Frame 1 (no input): blank canvas, image omitted
Frame 60 (the mouse pressed at the canvas centre just before this capture): blank canvas, image omitted
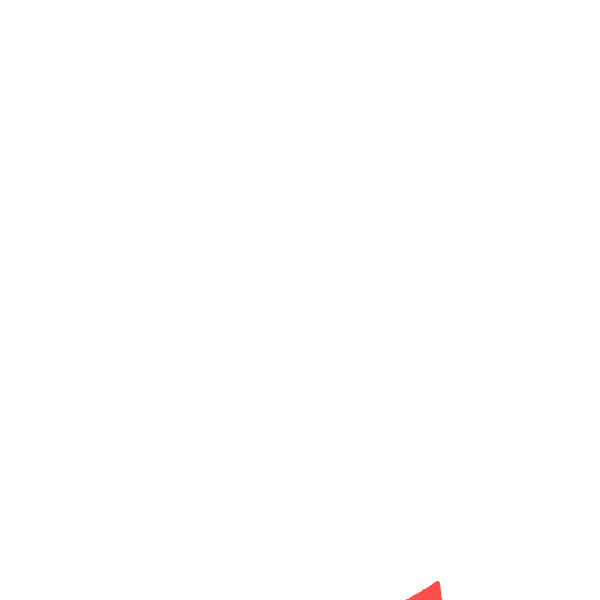
Frame 120 (the mouse held since frame 60 and released just before this capture)

The Processing sketch whose frames 1 and 60 were blank and that drew this single picture after the mouse press (run headless with seeded random() and noise(); from frame 60 on, the mouse is pressed at the canvas centre):

// Processing sketch: Vector_rotation_with_Class
// ── Vector_rotation_with_Class.pde
Funky f;
//ArrayList<Funky> f2 = new ArrayList<Funky>(10);
void setup() {
  size(600, 600);
  strokeWeight(5);
  surface.setLocation(0, 0);
  background(255);
  frameRate(12000);
  f = new Funky(new PVector(width/2, height/2), 20, 100);
  //for(int i = 0 ; i < f2.size(); i++){
  //  f2.add(new Funky(new PVector(width/2, height/2), 15, 50));
  //}
}
void draw() {
  colorMode(RGB, 255, 255, 255);
  //background(255);
  fill(255, 2);
  //rect(0, 0, width, height);
  //translate(width/2, height/2);
  //scale(map(mouseX,0,width, 0.0000001, 2));
  fill(255, 0, 0);
  //ellipse(width/2, height/2, 10, 10);
  //delay(1000);
  //noLoop();
  //for(Funky q : f2){
  //  q.show();
  //}
  //for(int i = 0 ; i < f2.size(); i++){
  //  f2.show();
  //}
  f.show();
}

// ── FunkyBoi.pde
//class Funky {
//  PVector position;
//  int child;
//  float parentR;
//  float a = 0;
//  float angle = random(3, 5);
//  Funky(PVector position, int child, float parentR) {
//    this.position = position;
//    this.child = child;
//    this.parentR = parentR;
//  }

//  void show() {
//    version3();
//  }


//  void version3() {
//    PVector temp = new PVector(sin(radians(-a))*parentR, cos(radians(-a))*parentR);
//    PVector temp2 = new PVector(position.x, position.y);
//    position.rotate(a);
//    stroke(18, 100, 100, 90);
//    line(temp2.x, temp2.y, position.x, position.y);
//    update();
//  }
//  void update() {
//    a += angle;
//    parentR *= 0.75;
//  }

//  void version1() {
//    colorMode(HSB, 360, 100, 100);
//    for (int i = 0; i < this.child; i++) {
//      PVector temp = new PVector(sin(radians(-a))*parentR, cos(radians(-a))*parentR);
//      PVector temp2 = new PVector(position.x, position.y);
//      position.add(temp);
//      stroke(i* 18, 100, 100, 90);
//      line(temp2.x, temp2.y, position.x, position.y);
//      //update();
//    }
//  }
//  //void update2() {
//  //  temp.upLine();
//  //}
//  void version2() {
//    colorMode(HSB, 360, 100, 100);
//    for (int i = 0; i < this.child; i++) {
//      liney temp = new liney(new PVector(sin(radians(-a))*parentR, cos(radians(-a))*parentR), random(10));
//      PVector temp2 = new PVector(position.x, position.y);
//      position.add(temp.origin);
//      stroke(i* 18, 100, 100, 90);
//      line(temp2.x, temp2.y, position.x, position.y);
//      textSize(20);
//      text(i, position.x, position.y );
//      temp.upLine();
//      //update2();
//    }
//  }
//}

// ── FunkyBoi2.pde
class Funky {
  float[] a;
  float[] angle;
  float angle2 =0.2;
  PVector position;
  int child;
  float parentR;
  Funky(PVector position, int child, float parentR) {
    this.position = position;
    this.child = child;
    this.parentR = parentR;
    a = new float[child];
    angle = new float[child];
    for (int i = 0; i < child; i ++) {
      a[i] = random(-5, 5);
      angle[i] = random(-0.5, 0.5);
      println(a[i]);
    }
  }

  void show() {
    version1();
  }

  void version1() {
    colorMode(HSB, 360, 100, 100);
    PVector temp3 = new PVector(position.x, position.y);
    float parentR2 = parentR;
    for (int i = 0; i < this.child; i++) {
      PVector temp = new PVector(sin(radians(-a[i]))*parentR2, cos(radians(-a[i]))*parentR2);
      PVector temp2 = new PVector(temp3.x, temp3.y);
      temp3.add(temp);
      //println(temp3.mag());
      //color c = color((i*18)-map(temp3.mag(),200,700 ,200,100), 70, 100, 90);
      color c = color(angle[i]*2*360, 70, 100);
      stroke(c);
      fill(c);
      //if (i > this.child-2)
      if (i > 5)
      //if (i%5 == 0 && i < this.child-3)
        {
          line(temp2.x, temp2.y, temp3.x, temp3.y);
        ellipse(temp3.x, temp3.y, 2, 2);
        }


      a[i] += angle[i];
      parentR2 *= 0.75;
      //update();
    }
    //position.x = temp3.x;
    //position.y = temp3.y;
  }

  //void update() {      

  //}
}

// ── LineyBois.pde
class liney {
  PVector origin;
  //float r;
  float a = random(3, 5);
  float angle = random(3, 5);
  
  liney(PVector origin, float a) {
    this.origin = origin;
    this.a = a;
  }
  
  void upLine(){
    this.a += this.angle;
  }
}
